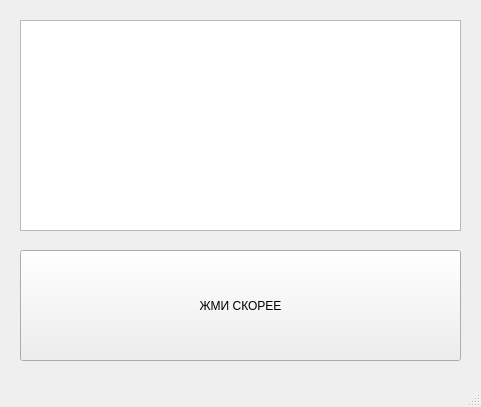
<?xml version="1.0" encoding="UTF-8"?>
<ui version="4.0">
 <class>MainWindow</class>
 <widget class="QMainWindow" name="MainWindow">
  <property name="geometry">
   <rect>
    <x>0</x>
    <y>0</y>
    <width>481</width>
    <height>407</height>
   </rect>
  </property>
  <property name="windowTitle">
   <string>MainWindow</string>
  </property>
  <widget class="QWidget" name="centralwidget">
   <widget class="QListWidget" name="listWidget">
    <property name="geometry">
     <rect>
      <x>20</x>
      <y>20</y>
      <width>441</width>
      <height>211</height>
     </rect>
    </property>
   </widget>
   <widget class="QPushButton" name="pushButton">
    <property name="geometry">
     <rect>
      <x>20</x>
      <y>250</y>
      <width>441</width>
      <height>111</height>
     </rect>
    </property>
    <property name="text">
     <string>ЖМИ СКОРЕЕ</string>
    </property>
   </widget>
  </widget>
  <widget class="QMenuBar" name="menubar">
   <property name="geometry">
    <rect>
     <x>0</x>
     <y>0</y>
     <width>481</width>
     <height>21</height>
    </rect>
   </property>
  </widget>
  <widget class="QStatusBar" name="statusbar"/>
 </widget>
 <resources/>
 <connections/>
</ui>
